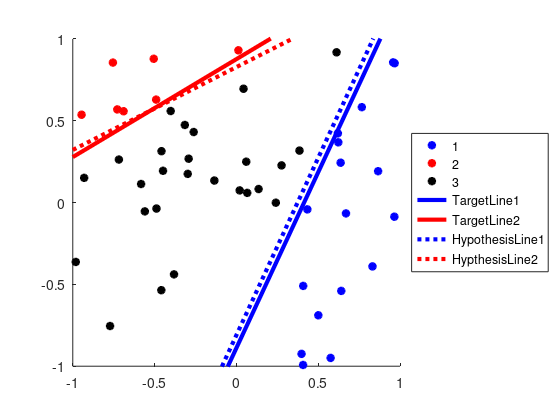
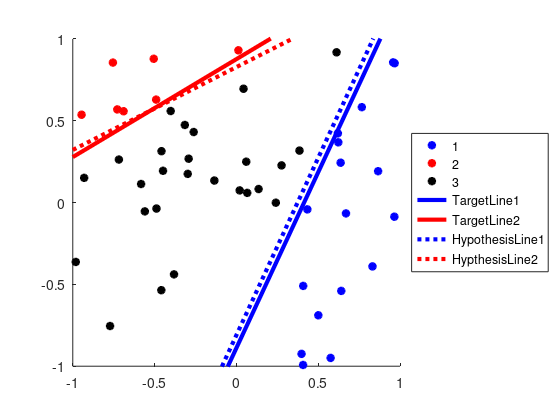

Here is the MATLAB script that generated these plots, in order:

addpath(genpath('C:\Users\optimus\Documents\MATLAB\mathworks_central'))
clear all;
xintersect = 0;
yintersect = 0;
while (-1 < xintersect && xintersect < 1) || (-1 < yintersect && yintersect < 1)
  
% random target functions
randomPointsForLine1 = [2*rand(2,2)-1];
randomPointsForLine2 = [2*rand(2,2)-1];

% do the lines intersect inside the [-1 1] x [-1 1] box?
xintersect = det([det(randomPointsForLine1) det([randomPointsForLine1(:,1), [1;1]]); ...
  det(randomPointsForLine2) det([randomPointsForLine2(:,1), [1;1]])]) / ...
  det([det([randomPointsForLine1(:,1) [1;1]]) det([randomPointsForLine1(:,2), [1;1]]); ...
  det([randomPointsForLine2(:,1) [1;1]]) det([randomPointsForLine2(:,2), [1;1]])]);

yintersect = det([det(randomPointsForLine1) det([randomPointsForLine1(:,2), [1;1]]); ...
  det(randomPointsForLine2) det([randomPointsForLine2(:,2), [1;1]])]) / ...
  det([det([randomPointsForLine1(:,1) [1;1]]) det([randomPointsForLine1(:,2), [1;1]]); ...
  det([randomPointsForLine2(:,1) [1;1]]) det([randomPointsForLine2(:,2), [1;1]])]);
end

slope1 = diff(randomPointsForLine1(:,2))/diff(randomPointsForLine1(:,1));
intercept1 = randomPointsForLine1(1,2) - slope1*randomPointsForLine1(1,1);

slope2 = diff(randomPointsForLine2(:,2))/diff(randomPointsForLine2(:,1));
intercept2 = randomPointsForLine2(1,2) - slope2*randomPointsForLine2(1,1);


N = 50;
X = 2*rand(N,2) - 1;
ybar1 = slope1*X(:,1) + intercept1;
ybar2 = slope2*X(:,1) + intercept2;

if all(ybar1>ybar2)
  IND_CLUSTERS(:,1) = (X(:,2)>ybar1);
  IND_CLUSTERS(:,2) = (ybar2>X(:,2));
  IND_CLUSTERS(:,3) = ~IND_CLUSTERS(:,1) & ~IND_CLUSTERS(:,2);
else
  IND_CLUSTERS(:,1) = (X(:,2)<ybar1);
  IND_CLUSTERS(:,2) = (ybar2<X(:,2));
  IND_CLUSTERS(:,3) = ~IND_CLUSTERS(:,1) & ~IND_CLUSTERS(:,2);
end

% the output vector of the 4 classes
Yclass = nan(N,1); % preallocate
Ybinary = nan(N,3);
for n = 1:3
  Yclass(IND_CLUSTERS(:,n))        = n;  
  Ybinary(IND_CLUSTERS(:,n),n)        = 1;
  Ybinary(~IND_CLUSTERS(:,n),n)       = -1;
end


cm = [0 0 1; 1 0 0; 0 0 0];
clf
hold on
for n = 1:3
  plot(X(IND_CLUSTERS(:,n),1), X(IND_CLUSTERS(:,n),2), '*', 'color', cm(n,:), 'linewidth', 2)
end
h_line = line([-1 1], [slope1*(-1) + intercept1, slope1*(1) + intercept1]);
set(h_line, 'color', [0 0 1], 'linewidth', 3)
h_line = line([-1 1], [slope2*(-1) + intercept2, slope2*(1) + intercept2]);
set(h_line, 'color', [1 0 0], 'linewidth', 3)


for n = 1:2
  n
  Y = Ybinary(:,n);
  XPLA = [ones(N,1) X];
  w = zeros(1, 2+1);
  plaOutput = sign(XPLA*w');
  iter = 0;
  while(~all(plaOutput == Y))
    temp = find(plaOutput ~= Y);
    ind_misclassified  = temp(round(rand*(numel(temp)-1)+1));
    w = w + Y(ind_misclassified)*XPLA(ind_misclassified,:);
    plaOutput = sign(XPLA*w');
    iter = iter + 1;
  end
  whypothesis(n,:) = w;
   
end
for n = 1:2
  w = whypothesis(n,:);
  h_line(n) = line([-1 1], [-(w(2)/w(3))*(-1) - (w(1)/w(3)), -(w(2)/w(3))*(1) - (w(1)/w(3))]);
  
end
set(h_line(1), 'color', [0 0 1], 'linewidth', 3, 'linestyle', ':')
set(h_line(2), 'color', [1 0 0], 'linewidth', 3, 'linestyle', ':')

legend({'1', '2', '3', 'TargetLine1', 'TargetLine2', 'HypothesisLine1', 'HypthesisLine2'}, 'location', 'EastOutside')
axis([-1 1 -1 1])
axis square


set(gcf, 'PaperPositionMode', 'auto');
print -depsc2 finalPlot1.jpg


print('example', '-dpng', '-r300')
% above red and above blue

% above red and below blue

% above blue and above red

% above blue and below red
